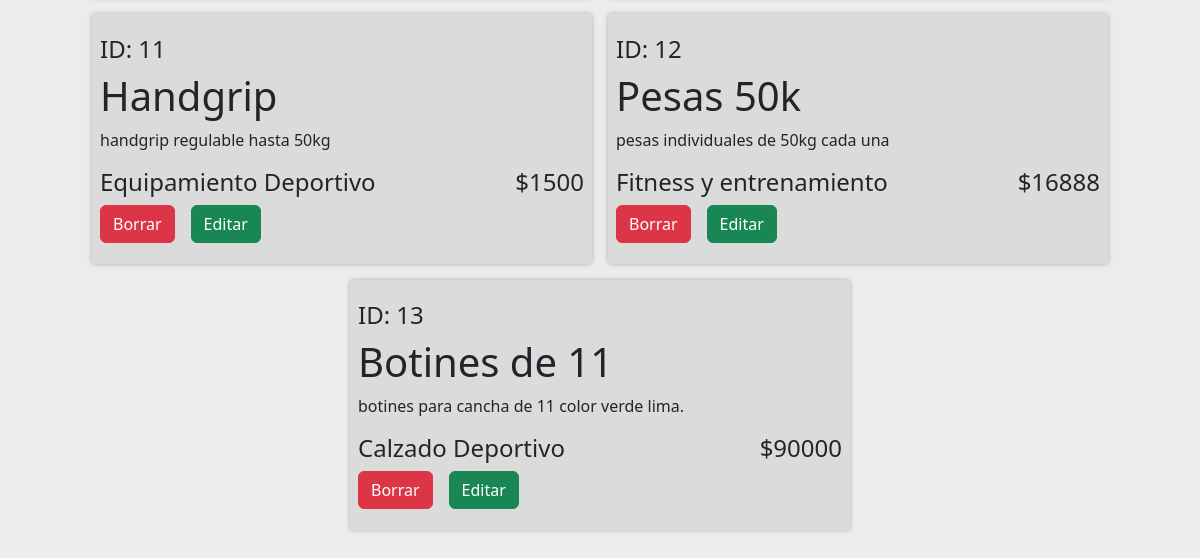
The app's page /pagina/admin/pagina_admin.php (signed in, lower part), older data.
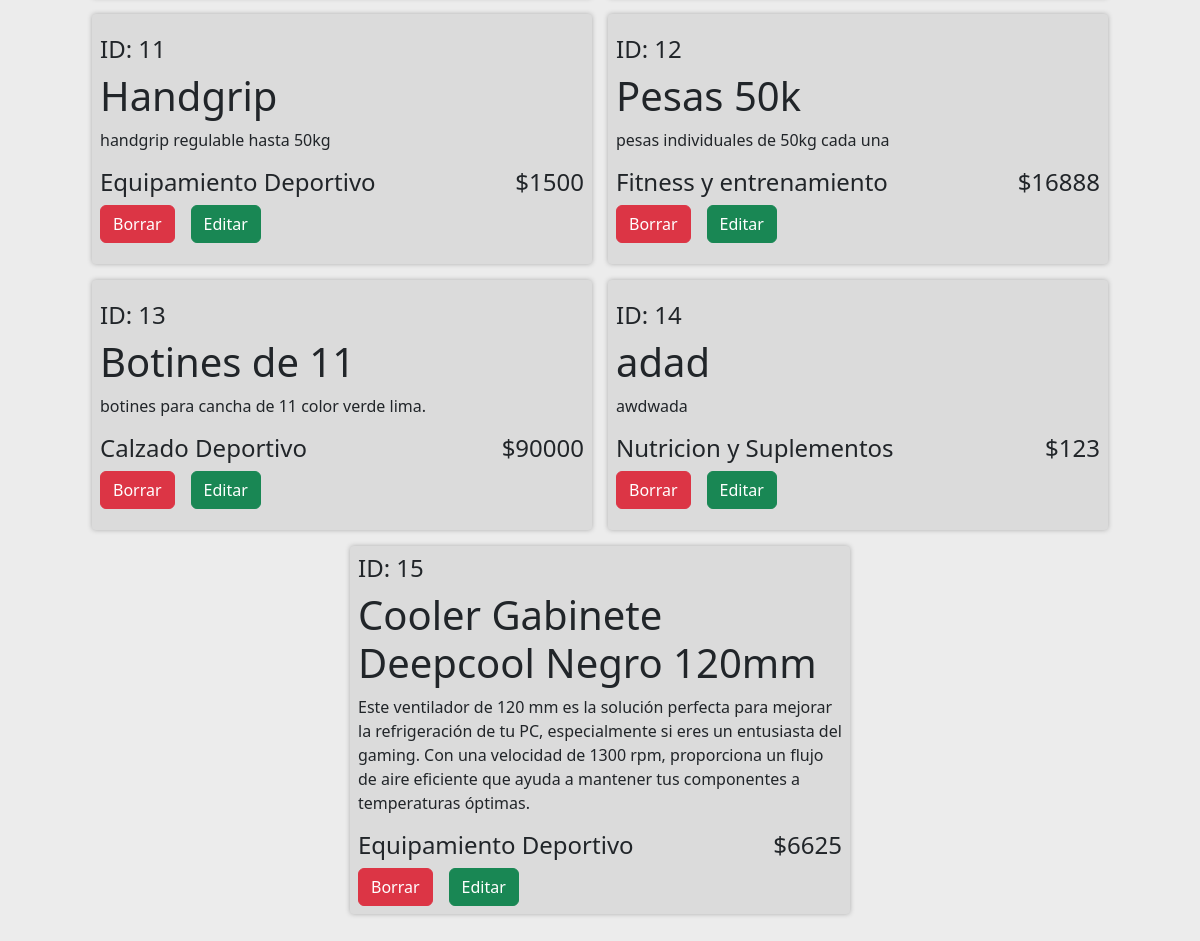
The same page, newer data.
### tables this page shows
CREATE TABLE `productos` (
  `id_productos` int(11) NOT NULL,
  `nombre_producto` varchar(100) NOT NULL,
  `precio` int(50) NOT NULL,
  `descripcion` text NOT NULL,
  `categoria` varchar(50) NOT NULL
);

### pagina/admin/pagina_admin.php (the view, shortened to what this page needs)
<!DOCTYPE html>
<html lang="es">
<head>
    <link
      href="https://cdn.jsdelivr.net/npm/bootstrap@5.3.3/dist/css/bootstrap.min.css"
      rel="stylesheet"
    />
    <link href="https://fonts.cdnfonts.com/css/horizon" rel="stylesheet" />
    <link href="https://fonts.cdnfonts.com/css/codec-pro" rel="stylesheet" />
    <link rel="stylesheet" href="admin.css" />
</head>
<body class="w-100 h-100 d-flex justify-content-center align-items-center flex-column">
    <div class="w-100 h-100 d-flex justify-content-center align-items-center flex-wrap p-4  mt-5 pb-5 mb-5 gap-3">
    <?php
     include("../conexion.php");
     $sql = "SELECT * FROM productos";
     $resultado = $conn->query($sql);
     if ($resultado->num_rows > 0) {
       while ($row = $resultado->fetch_assoc()) {
        $id_producto = $row['id_productos'];
        $producto = $row['nombre_producto'];
        $precio = $row['precio'];
        $descripcion = $row['descripcion'];
        $categoria = $row['categoria'];
        ?>
        <div class="d-flex justify-content-center align-items-center flex-column producto-div p-2 rounded-1">
            <div class="d-flex flex-column w-100">
                <h4>ID: <?php echo $id_producto; ?></h4>
                <h1><?php echo $producto; ?></h1>
            </div>
            <p class="w-100 text-start"><?php echo $descripcion; ?></p>
            <div class="d-flex justify-content-center align-items-center flex-row w-100">
                <h4 class="w-75"><?php echo $categoria; ?></h4>
                <h4 class="w-25 text-end"><?php echo "$" . $precio; ?></h4>
            </div>
            <div class="d-flex flex-row w-100 gap-3">
                <a href="borrar.php?id=<?php echo $id_producto; ?>" class="btn btn-danger">Borrar</a>
                <a href="editar/editar.php?id=<?php echo $id_producto; ?>" class="btn btn-success">Editar</a>
            </div>
        </div>
        <?php
       }
     } else {
      echo "No se encontraron productos.";
     }
?>
    </div>
</body>
</html>

### pagina/admin/admin.css (style rules this page uses)
body { background: rgb(236, 236, 236); font-family:'Segoe UI', Tahoma, Geneva, Verdana, sans-serif; }
.producto-div { width: 500px; min-height: 250px; background: rgb(219, 219, 219); box-shadow: 0px 0px 5px rgb(173, 173, 173); }

Row changes from the older to the newer data that the page shows:
added productos: id_productos "14", nombre_producto "adad", descripcion "awdwada", categoria "Nutricion y Suplementos", precio "123"
added productos: id_productos "15", nombre_producto "Cooler Gabinete Deepcool Negro 120mm", descripcion "Este ventilador de 120 mm es la solución perfecta para mejorar la refrigeración de tu PC, especialmente si eres un entusiasta del gaming. Con una velocidad de 1300 rpm, proporciona un flujo de aire eficiente que ayuda a mantener tus componentes a temperaturas óptimas.", categoria "Equipamiento Deportivo", precio "6625"
